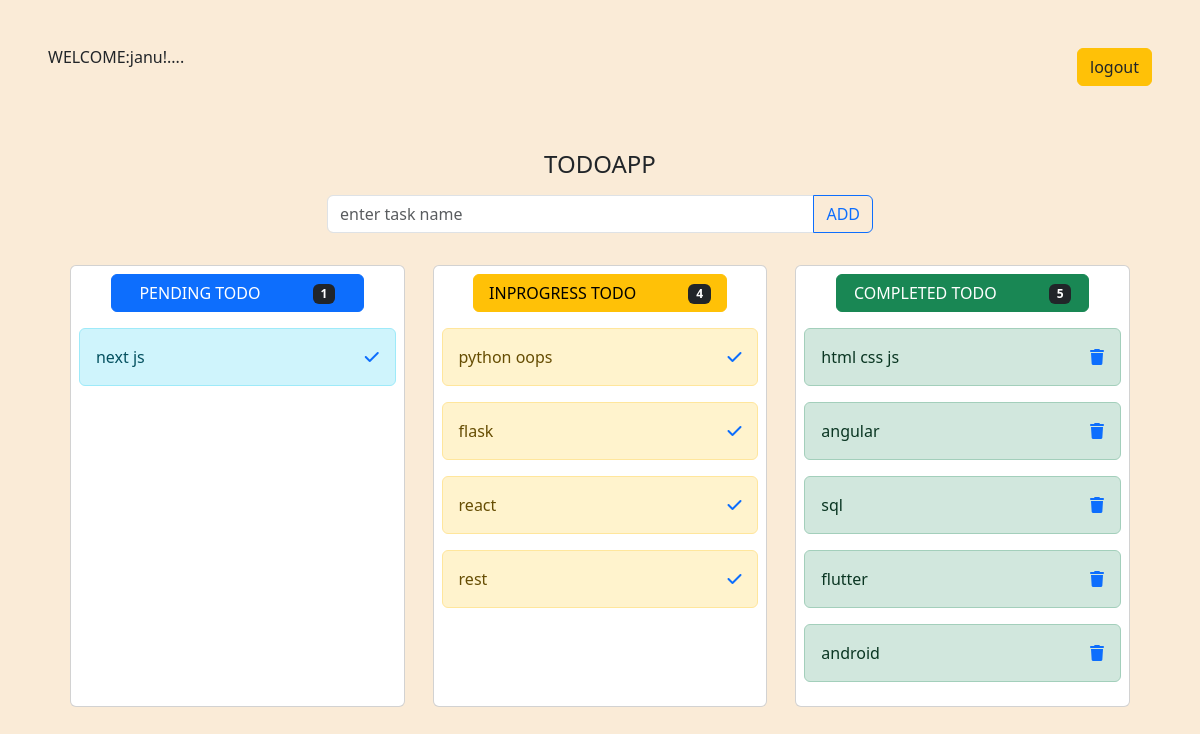
Page /index/ (signed in) on the committed database.
### todo/models.py (models this page shows)
class Todos(models.Model):
    name=models.CharField(max_length=200)
    options=(
        ('todo','todo'),
        ('completed','completed'),
        ('inprogress','inprogress'))
    status=models.CharField(max_length=50,choices=options,default='todo')
    user=models.ForeignKey(User,on_delete=models.CASCADE)
    def __str__(self):
        return self.name

### todo/views.py (the view, shortened to what this page needs)
# urls.py: path('index/',views.IndexView.as_view(), name='index'),
class IndexView(View):
    def get(self,request, *args, **kwargs):
        form=TodoForm()
        qs=Todos.objects.filter(user=request.user)
        fin_todo=Todos.objects.filter(status='completed',user=request.user).count()
        prog_todo=Todos.objects.filter(status='inprogress',user=request.user).count()
        pen_todo=Todos.objects.filter(status='todo',user=request.user).count()
        return render(request, 'index.html',{'form':form,'data':qs,'fin_todo':fin_todo,'prog_todo':prog_todo,'pen_todo':pen_todo})

### todo/forms.py
class TodoForm(forms.ModelForm):
    class Meta:
        model=Todos
        fields=['name']

### todo/templates/index.html (shortened to what this page needs)
<!DOCTYPE html>
<html lang="en">
<head>
    <link href="https://cdn.jsdelivr.net/npm/bootstrap@5.3.2/dist/css/bootstrap.min.css" rel="stylesheet">
    <link rel="stylesheet" href="https://cdnjs.cloudflare.com/ajax/libs/font-awesome/6.5.0/css/all.min.css" />
</head>
<body>
    <nav class="text-dark d-flex p-5 mb-3">
        <h6>WELCOME:{{request.user}}!....</h6>
        <a href="{% url 'logout' %}" class="ms-auto btn btn-warning text-dark">logout</a>
    </nav>
    <div class="hd text-center mt-3">
        <h4>TODOAPP</h4>
    </div>
    <div class="container mt-3 mb-3">
        <div class="row">
            <div class="col-3"></div>
            <div class="col-6">
                <form action="" method="post">
                <div class="input-group mb-3">
                    <input type="text" name="name" class="form-control" placeholder="enter task name" aria-label="Recipient's username" aria-describedby="button-addon2">
                    <button class="btn btn-outline-primary" type="submit" id="button-addon2">ADD</button>
                  </div>
            </form>
        </div>
            <div class="col-3"></div>
        </div>
    </div>
    <div class="container">
        <div class="section d-flex justify-content-evenly">
            <div class="card p-2">
                <h5 class="text-center">
                    <button type="button" class="btn btn-primary mb-2" style="width: 80%;">
                        PENDING TODO <span class="badge text-bg-dark ms-5">{{pen_todo}}</span>
                      </button>
                </h5>
                {% for todo in data  %}
                {% if todo.status == 'todo' %}
                <div class="alert alert-info d-flex" role="alert">
                   <div>{{todo}}</div>
                   <div class="ms-auto">
                    <a href=" {% url 'todo-update' todo.id%}?status=inprogress"><i class="fa fa-check"></i></a>
                   </div>
                  </div>
                {% endif %}
                {% endfor %}
            </div>
            <div class="card p-2">
                <h5 class="text-center">
                    <button type="button" class="btn btn-warning mb-2" style="width: 80%;">
                        INPROGRESS TODO <span class="badge text-bg-dark ms-5">{{prog_todo}}</span>
                      </button>
                </h5>
                {% for todo in data  %}
                {% if todo.status == 'inprogress' %}
                <div class="alert alert-warning d-flex" role="alert">
                    <div>{{todo}}</div>
                    <div class="ms-auto">
                        <a href=" {% url 'todo-update' todo.id%}?status=completed"><i class="fa fa-check"></i></a>
                    </div>
                  </div>
                {% endif %}
                {% endfor %}
            </div>
            <div class="card p-2">
                <h5 class="text-center">
                    <button type="button" class="btn btn-success mb-2" style="width: 80%;">
                        COMPLETED TODO <span class="badge text-bg-dark ms-5">{{fin_todo}}</span>
                      </button>
                </h5>
                {% for todo in data  %}
                {% if todo.status == 'completed' %}
                <div class="alert alert-success d-flex" role="alert">
                    <div>{{todo}}</div>
                    <div class="ms-auto">
                        <a href="{% url 'todo-delete' todo.id %}"><i class="fa-solid fa-trash"></i></a>
                    </div>
                  </div>
                {% endif %}
                {% endfor %}
            </div>
        </div>
    </div>
</body>
</html>

### todo/templates/index.html (style rules this page uses)
.card { width: 30%; }
body { background-color: antiquewhite; }

### rows in the picture
Todos: name "next js"
Todos: name "python oops"
Todos: name "flask"
Todos: name "react"
Todos: name "rest"
Todos: name "html css js"
Todos: name "angular"
Todos: name "sql"
Todos: name "flutter"
Todos: name "android"

### other values in the picture
{{ request.user }} "janu"
{{ pen_todo }} "1"
{{ prog_todo }} "4"
{{ fin_todo }} "5"
